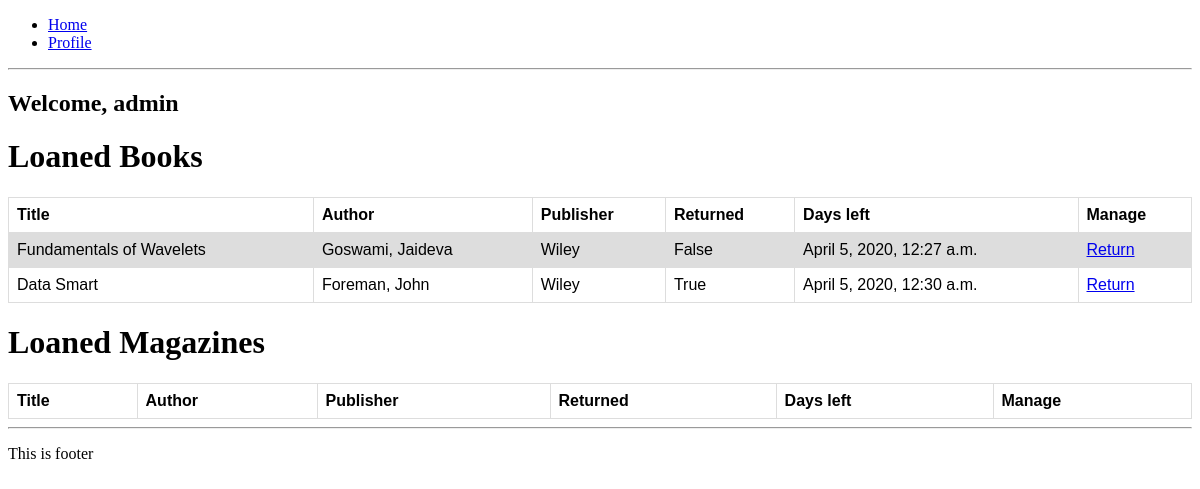
/user/profile/ (signed in), run on an earlier commit of the app's database.
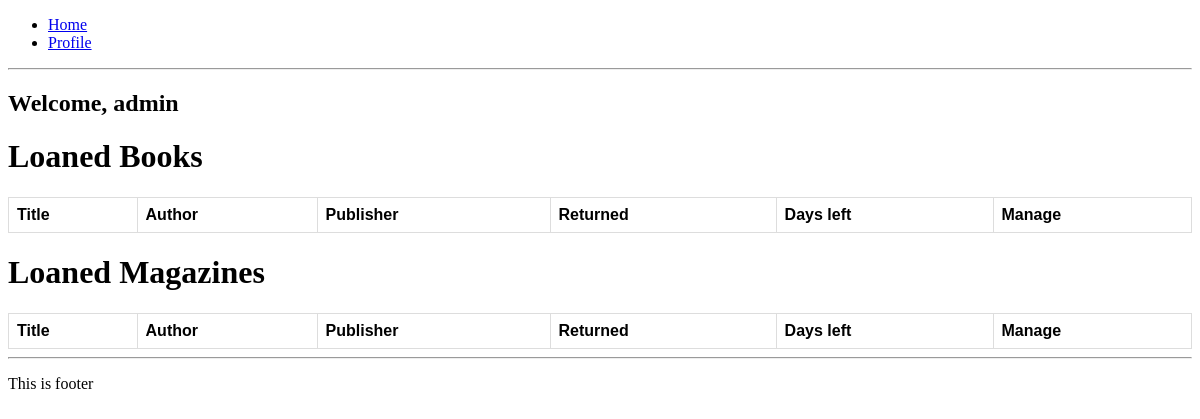
And on a later commit of the database.
### library_app/models.py (models this page shows, shortened)
class BookLoan(models.Model):
    user = models.ForeignKey(User, on_delete=models.CASCADE)
    book = models.ForeignKey(Book, on_delete=models.CASCADE)
    loaned_timestamp = models.DateTimeField(auto_now_add=True)
    returned_timestamp = models.DateTimeField(null=True)

class Book(models.Model):
    title = models.CharField(max_length=200)
    author = models.CharField(max_length=200)
    publisher = models.CharField(max_length=200)
    is_available = models.BooleanField(default=True)

### user_app/views.py (the view)
# urls.py: path("profile/", views.profile, name="profile"),
@login_required
def profile(request):
    user = request.user  # currently logged in user
    bookloans = BookLoan.objects.filter(user=user)
    magazineloans = MagazineLoan.objects.filter(user=user)
    context = {"bookloans": bookloans,
               "magazineloans": magazineloans, "user": user}
    return render(request, "user_app/profile.html", context)

### templates/user_app/profile.html (shortened to what this page needs)
{% extends "base.html" %} {% block title %}Profile{% endblock title%}
{% block content %}
<div>
  <h2>Welcome, {{user.username}}</h2>
  <div>
  <h1>Loaned Books</h1>
    <table>
      <tr>
        <th>Title</th>
        <th>Author</th>
        <th>Publisher</th>
        <th>Returned</th>
        <th>Days left</th>
        <th>Manage</th>
      </tr>
      {% for bookloan in bookloans %}
      <tr>
        <td>{{bookloan.book.title}}</td>
        <td>{{bookloan.book.author}}</td>
        <td>{{bookloan.book.publisher}}</td>
        <td>{% if bookloan.returned_timestamp == NULL  %} False  {% else %} True {% endif %} </td>
        <td>{{bookloan.loaned_timestamp}}</td>
        <td> <a href="{% url "user_app:return_item" "book" bookloan.book.id %}">Return</a> </td>
      </tr>
      {% endfor %}
    </table>
  </div>
  <div>
  <h1>Loaned Magazines</h1>
    <table>
      <tr>
        <th>Title</th>
        <th>Author</th>
        <th>Publisher</th>
        <th>Returned</th>
        <th>Days left</th>
        <th>Manage</th>
      </tr>
    </table>
  </div>
</div>
{% endblock content%}

### templates/base.html (shortened to what this page needs)
<!DOCTYPE html>
<html lang="en">
<head>
</head>
<body>
    <header>
        <nav>
            <ul>
                <li><a href="{% url 'library_app:index' %}">Home</a></li>
                <li><a href="{% url 'user_app:profile' %}">Profile</a></li>
            </ul>
        </nav>
    </header>
    <hr />
    <main>
        {% block content %}
        {% endblock content %}
    </main>
    <hr />
    <footer>
        <p>This is footer</p>
    </footer>
</body>
</html>

### templates/user_app/profile.html (style rules this page uses)
table { font-family: arial, sans-serif; border-collapse: collapse; width: 100%; }
td, th { border: 1px solid #dddddd; text-align: left; padding: 8px; }

What changed in the data, as far as the page shows it:
removed BookLoan: book "Fundamentals of Wavelets", book.author "Goswami, Jaideva", book.publisher "Wiley", shows "False", loaned_timestamp "April 5, 2020, 12:27 a.m."
removed BookLoan: book "Data Smart", book.author "Foreman, John", book.publisher "Wiley", shows "True", loaned_timestamp "April 5, 2020, 12:30 a.m."
